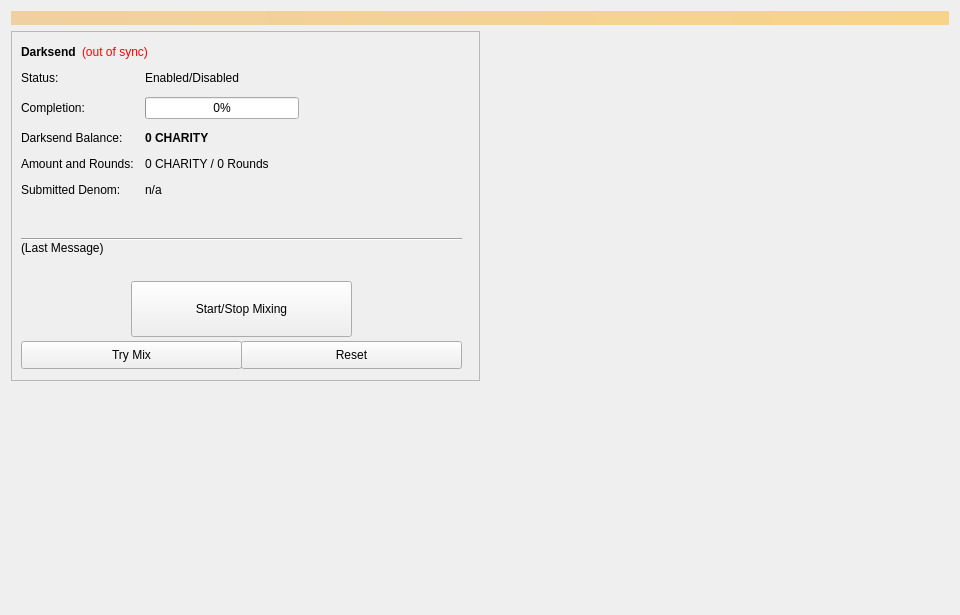
<?xml version="1.0" encoding="UTF-8"?>
<ui version="4.0">
 <class>Coinmix</class>
 <widget class="QWidget" name="Coinmix">
  <property name="geometry">
   <rect>
    <x>0</x>
    <y>0</y>
    <width>960</width>
    <height>615</height>
   </rect>
  </property>
  <property name="minimumSize">
   <size>
    <width>960</width>
    <height>0</height>
   </size>
  </property>
  <property name="windowTitle">
   <string>Form</string>
  </property>
  <layout class="QVBoxLayout" name="topLayout">
   <item>
    <widget class="QLabel" name="labelAlerts">
     <property name="visible">
      <bool>false</bool>
     </property>
     <property name="styleSheet">
      <string notr="true">background-color: qlineargradient(x1: 0, y1: 0, x2: 1, y2: 0, stop:0 #F0D0A0, stop:1 #F8D488); color:#000000;</string>
     </property>
     <property name="wordWrap">
      <bool>true</bool>
     </property>
     <property name="margin">
      <number>3</number>
     </property>
    </widget>
   </item>
   <item>
    <layout class="QHBoxLayout" name="horizontalLayout" stretch="1,1">
     <item>
      <layout class="QVBoxLayout" name="verticalLayout_2">
       <item>
        <widget class="QFrame" name="frameDarksend">
         <property name="minimumSize">
          <size>
           <width>0</width>
           <height>350</height>
          </size>
         </property>
         <property name="layoutDirection">
          <enum>Qt::LeftToRight</enum>
         </property>
         <property name="frameShape">
          <enum>QFrame::StyledPanel</enum>
         </property>
         <property name="frameShadow">
          <enum>QFrame::Raised</enum>
         </property>
         <widget class="QWidget" name="formLayoutWidget">
          <property name="geometry">
           <rect>
            <x>10</x>
            <y>40</y>
            <width>451</width>
            <height>161</height>
           </rect>
          </property>
          <layout class="QFormLayout" name="formLayout">
           <property name="fieldGrowthPolicy">
            <enum>QFormLayout::AllNonFixedFieldsGrow</enum>
           </property>
           <property name="horizontalSpacing">
            <number>11</number>
           </property>
           <property name="verticalSpacing">
            <number>12</number>
           </property>
           <item row="0" column="0">
            <widget class="QLabel" name="label_6">
             <property name="text">
              <string>Status:</string>
             </property>
            </widget>
           </item>
           <item row="1" column="0">
            <widget class="QLabel" name="label_7">
             <property name="text">
              <string>Completion:</string>
             </property>
            </widget>
           </item>
           <item row="1" column="1">
            <widget class="QProgressBar" name="DarksendProgress">
             <property name="maximumSize">
              <size>
               <width>154</width>
               <height>16777215</height>
              </size>
             </property>
             <property name="value">
              <number>0</number>
             </property>
            </widget>
           </item>
           <item row="2" column="0">
            <widget class="QLabel" name="labelAnonymizedText">
             <property name="text">
              <string>Darksend Balance:</string>
             </property>
            </widget>
           </item>
           <item row="2" column="1">
            <widget class="QLabel" name="labelAnonymized">
             <property name="font">
              <font>
               <weight>75</weight>
               <bold>true</bold>
              </font>
             </property>
             <property name="text">
              <string notr="true">0 CHARITY</string>
             </property>
            </widget>
           </item>
           <item row="3" column="0">
            <widget class="QLabel" name="label_8">
             <property name="text">
              <string>Amount and Rounds:</string>
             </property>
            </widget>
           </item>
           <item row="3" column="1">
            <widget class="QLabel" name="labelAmountRounds">
             <property name="text">
              <string>0 CHARITY / 0 Rounds</string>
             </property>
            </widget>
           </item>
           <item row="4" column="0">
            <widget class="QLabel" name="label_9">
             <property name="text">
              <string>Submitted Denom:</string>
             </property>
            </widget>
           </item>
           <item row="4" column="1">
            <widget class="QLabel" name="labelSubmittedDenom">
             <property name="toolTip">
              <string>The denominations you submitted to the Masternode.&lt;br&gt;To mix, other users must submit the exact same denominations.</string>
             </property>
             <property name="text">
              <string>n/a</string>
             </property>
            </widget>
           </item>
           <item row="0" column="1">
            <widget class="QLabel" name="DarksendEnabled">
             <property name="text">
              <string>Enabled/Disabled</string>
             </property>
            </widget>
           </item>
          </layout>
         </widget>
         <widget class="QPushButton" name="runAutoDenom">
          <property name="geometry">
           <rect>
            <x>251</x>
            <y>17</y>
            <width>1</width>
            <height>1</height>
           </rect>
          </property>
          <property name="palette">
           <palette>
            <active>
             <colorrole role="WindowText">
              <brush brushstyle="SolidPattern">
               <color alpha="255">
                <red>0</red>
                <green>0</green>
                <blue>0</blue>
               </color>
              </brush>
             </colorrole>
             <colorrole role="Button">
              <brush brushstyle="SolidPattern">
               <color alpha="255">
                <red>239</red>
                <green>238</green>
                <blue>238</blue>
               </color>
              </brush>
             </colorrole>
             <colorrole role="Light">
              <brush brushstyle="SolidPattern">
               <color alpha="255">
                <red>255</red>
                <green>255</green>
                <blue>255</blue>
               </color>
              </brush>
             </colorrole>
             <colorrole role="Midlight">
              <brush brushstyle="SolidPattern">
               <color alpha="255">
                <red>247</red>
                <green>246</green>
                <blue>246</blue>
               </color>
              </brush>
             </colorrole>
             <colorrole role="Dark">
              <brush brushstyle="SolidPattern">
               <color alpha="255">
                <red>119</red>
                <green>119</green>
                <blue>119</blue>
               </color>
              </brush>
             </colorrole>
             <colorrole role="Mid">
              <brush brushstyle="SolidPattern">
               <color alpha="255">
                <red>159</red>
                <green>159</green>
                <blue>159</blue>
               </color>
              </brush>
             </colorrole>
             <colorrole role="Text">
              <brush brushstyle="SolidPattern">
               <color alpha="255">
                <red>0</red>
                <green>0</green>
                <blue>0</blue>
               </color>
              </brush>
             </colorrole>
             <colorrole role="BrightText">
              <brush brushstyle="SolidPattern">
               <color alpha="255">
                <red>255</red>
                <green>255</green>
                <blue>255</blue>
               </color>
              </brush>
             </colorrole>
             <colorrole role="ButtonText">
              <brush brushstyle="SolidPattern">
               <color alpha="255">
                <red>0</red>
                <green>0</green>
                <blue>0</blue>
               </color>
              </brush>
             </colorrole>
             <colorrole role="Base">
              <brush brushstyle="SolidPattern">
               <color alpha="255">
                <red>255</red>
                <green>255</green>
                <blue>255</blue>
               </color>
              </brush>
             </colorrole>
             <colorrole role="Window">
              <brush brushstyle="SolidPattern">
               <color alpha="255">
                <red>239</red>
                <green>238</green>
                <blue>238</blue>
               </color>
              </brush>
             </colorrole>
             <colorrole role="Shadow">
              <brush brushstyle="SolidPattern">
               <color alpha="255">
                <red>0</red>
                <green>0</green>
                <blue>0</blue>
               </color>
              </brush>
             </colorrole>
             <colorrole role="AlternateBase">
              <brush brushstyle="SolidPattern">
               <color alpha="255">
                <red>247</red>
                <green>246</green>
                <blue>246</blue>
               </color>
              </brush>
             </colorrole>
             <colorrole role="ToolTipBase">
              <brush brushstyle="SolidPattern">
               <color alpha="255">
                <red>255</red>
                <green>255</green>
                <blue>220</blue>
               </color>
              </brush>
             </colorrole>
             <colorrole role="ToolTipText">
              <brush brushstyle="SolidPattern">
               <color alpha="255">
                <red>0</red>
                <green>0</green>
                <blue>0</blue>
               </color>
              </brush>
             </colorrole>
            </active>
            <inactive>
             <colorrole role="WindowText">
              <brush brushstyle="SolidPattern">
               <color alpha="255">
                <red>0</red>
                <green>0</green>
                <blue>0</blue>
               </color>
              </brush>
             </colorrole>
             <colorrole role="Button">
              <brush brushstyle="SolidPattern">
               <color alpha="255">
                <red>239</red>
                <green>238</green>
                <blue>238</blue>
               </color>
              </brush>
             </colorrole>
             <colorrole role="Light">
              <brush brushstyle="SolidPattern">
               <color alpha="255">
                <red>255</red>
                <green>255</green>
                <blue>255</blue>
               </color>
              </brush>
             </colorrole>
             <colorrole role="Midlight">
              <brush brushstyle="SolidPattern">
               <color alpha="255">
                <red>247</red>
                <green>246</green>
                <blue>246</blue>
               </color>
              </brush>
             </colorrole>
             <colorrole role="Dark">
              <brush brushstyle="SolidPattern">
               <color alpha="255">
                <red>119</red>
                <green>119</green>
                <blue>119</blue>
               </color>
              </brush>
             </colorrole>
             <colorrole role="Mid">
              <brush brushstyle="SolidPattern">
               <color alpha="255">
                <red>159</red>
                <green>159</green>
                <blue>159</blue>
               </color>
              </brush>
             </colorrole>
             <colorrole role="Text">
              <brush brushstyle="SolidPattern">
               <color alpha="255">
                <red>0</red>
                <green>0</green>
                <blue>0</blue>
               </color>
              </brush>
             </colorrole>
             <colorrole role="BrightText">
              <brush brushstyle="SolidPattern">
               <color alpha="255">
                <red>255</red>
                <green>255</green>
                <blue>255</blue>
               </color>
              </brush>
             </colorrole>
             <colorrole role="ButtonText">
              <brush brushstyle="SolidPattern">
               <color alpha="255">
                <red>0</red>
                <green>0</green>
                <blue>0</blue>
               </color>
              </brush>
             </colorrole>
             <colorrole role="Base">
              <brush brushstyle="SolidPattern">
               <color alpha="255">
                <red>255</red>
                <green>255</green>
                <blue>255</blue>
               </color>
              </brush>
             </colorrole>
             <colorrole role="Window">
              <brush brushstyle="SolidPattern">
               <color alpha="255">
                <red>239</red>
                <green>238</green>
                <blue>238</blue>
               </color>
              </brush>
             </colorrole>
             <colorrole role="Shadow">
              <brush brushstyle="SolidPattern">
               <color alpha="255">
                <red>0</red>
                <green>0</green>
                <blue>0</blue>
               </color>
              </brush>
             </colorrole>
             <colorrole role="AlternateBase">
              <brush brushstyle="SolidPattern">
               <color alpha="255">
                <red>247</red>
                <green>246</green>
                <blue>246</blue>
               </color>
              </brush>
             </colorrole>
             <colorrole role="ToolTipBase">
              <brush brushstyle="SolidPattern">
               <color alpha="255">
                <red>255</red>
                <green>255</green>
                <blue>220</blue>
               </color>
              </brush>
             </colorrole>
             <colorrole role="ToolTipText">
              <brush brushstyle="SolidPattern">
               <color alpha="255">
                <red>0</red>
                <green>0</green>
                <blue>0</blue>
               </color>
              </brush>
             </colorrole>
            </inactive>
            <disabled>
             <colorrole role="WindowText">
              <brush brushstyle="SolidPattern">
               <color alpha="255">
                <red>119</red>
                <green>119</green>
                <blue>119</blue>
               </color>
              </brush>
             </colorrole>
             <colorrole role="Button">
              <brush brushstyle="SolidPattern">
               <color alpha="255">
                <red>239</red>
                <green>238</green>
                <blue>238</blue>
               </color>
              </brush>
             </colorrole>
             <colorrole role="Light">
              <brush brushstyle="SolidPattern">
               <color alpha="255">
                <red>255</red>
                <green>255</green>
                <blue>255</blue>
               </color>
              </brush>
             </colorrole>
             <colorrole role="Midlight">
              <brush brushstyle="SolidPattern">
               <color alpha="255">
                <red>247</red>
                <green>246</green>
                <blue>246</blue>
               </color>
              </brush>
             </colorrole>
             <colorrole role="Dark">
              <brush brushstyle="SolidPattern">
               <color alpha="255">
                <red>119</red>
                <green>119</green>
                <blue>119</blue>
               </color>
              </brush>
             </colorrole>
             <colorrole role="Mid">
              <brush brushstyle="SolidPattern">
               <color alpha="255">
                <red>159</red>
                <green>159</green>
                <blue>159</blue>
               </color>
              </brush>
             </colorrole>
             <colorrole role="Text">
              <brush brushstyle="SolidPattern">
               <color alpha="255">
                <red>119</red>
                <green>119</green>
                <blue>119</blue>
               </color>
              </brush>
             </colorrole>
             <colorrole role="BrightText">
              <brush brushstyle="SolidPattern">
               <color alpha="255">
                <red>255</red>
                <green>255</green>
                <blue>255</blue>
               </color>
              </brush>
             </colorrole>
             <colorrole role="ButtonText">
              <brush brushstyle="SolidPattern">
               <color alpha="255">
                <red>119</red>
                <green>119</green>
                <blue>119</blue>
               </color>
              </brush>
             </colorrole>
             <colorrole role="Base">
              <brush brushstyle="SolidPattern">
               <color alpha="255">
                <red>239</red>
                <green>238</green>
                <blue>238</blue>
               </color>
              </brush>
             </colorrole>
             <colorrole role="Window">
              <brush brushstyle="SolidPattern">
               <color alpha="255">
                <red>239</red>
                <green>238</green>
                <blue>238</blue>
               </color>
              </brush>
             </colorrole>
             <colorrole role="Shadow">
              <brush brushstyle="SolidPattern">
               <color alpha="255">
                <red>0</red>
                <green>0</green>
                <blue>0</blue>
               </color>
              </brush>
             </colorrole>
             <colorrole role="AlternateBase">
              <brush brushstyle="SolidPattern">
               <color alpha="255">
                <red>239</red>
                <green>238</green>
                <blue>238</blue>
               </color>
              </brush>
             </colorrole>
             <colorrole role="ToolTipBase">
              <brush brushstyle="SolidPattern">
               <color alpha="255">
                <red>255</red>
                <green>255</green>
                <blue>220</blue>
               </color>
              </brush>
             </colorrole>
             <colorrole role="ToolTipText">
              <brush brushstyle="SolidPattern">
               <color alpha="255">
                <red>0</red>
                <green>0</green>
                <blue>0</blue>
               </color>
              </brush>
             </colorrole>
            </disabled>
           </palette>
          </property>
          <property name="focusPolicy">
           <enum>Qt::NoFocus</enum>
          </property>
          <property name="autoFillBackground">
           <bool>true</bool>
          </property>
          <property name="text">
           <string/>
          </property>
          <property name="flat">
           <bool>true</bool>
          </property>
         </widget>
         <widget class="QPushButton" name="toggleDarksend">
          <property name="geometry">
           <rect>
            <x>120</x>
            <y>250</y>
            <width>221</width>
            <height>56</height>
           </rect>
          </property>
          <property name="sizePolicy">
           <sizepolicy hsizetype="MinimumExpanding" vsizetype="Fixed">
            <horstretch>0</horstretch>
            <verstretch>0</verstretch>
           </sizepolicy>
          </property>
          <property name="text">
           <string>Start/Stop Mixing</string>
          </property>
         </widget>
         <widget class="Line" name="lineLastMessage">
          <property name="geometry">
           <rect>
            <x>10</x>
            <y>200</y>
            <width>441</width>
            <height>16</height>
           </rect>
          </property>
          <property name="orientation">
           <enum>Qt::Horizontal</enum>
          </property>
         </widget>
         <widget class="QLabel" name="DarksendStatus">
          <property name="geometry">
           <rect>
            <x>10</x>
            <y>210</y>
            <width>451</width>
            <height>43</height>
           </rect>
          </property>
          <property name="minimumSize">
           <size>
            <width>288</width>
            <height>43</height>
           </size>
          </property>
          <property name="text">
           <string>(Last Message)</string>
          </property>
          <property name="alignment">
           <set>Qt::AlignLeading|Qt::AlignLeft|Qt::AlignTop</set>
          </property>
          <property name="wordWrap">
           <bool>true</bool>
          </property>
         </widget>
         <widget class="QPushButton" name="DarksendAuto">
          <property name="geometry">
           <rect>
            <x>10</x>
            <y>310</y>
            <width>221</width>
            <height>28</height>
           </rect>
          </property>
          <property name="sizePolicy">
           <sizepolicy hsizetype="MinimumExpanding" vsizetype="Fixed">
            <horstretch>0</horstretch>
            <verstretch>0</verstretch>
           </sizepolicy>
          </property>
          <property name="toolTip">
           <string>Try to manually submit a Darksend request.</string>
          </property>
          <property name="text">
           <string>Try Mix</string>
          </property>
         </widget>
         <widget class="QPushButton" name="DarksendReset">
          <property name="geometry">
           <rect>
            <x>230</x>
            <y>310</y>
            <width>221</width>
            <height>28</height>
           </rect>
          </property>
          <property name="sizePolicy">
           <sizepolicy hsizetype="MinimumExpanding" vsizetype="Fixed">
            <horstretch>0</horstretch>
            <verstretch>0</verstretch>
           </sizepolicy>
          </property>
          <property name="toolTip">
           <string>Reset the current status of Darksend (can interrupt Darksend if it's in the process of Mixing, which can cost you money!)</string>
          </property>
          <property name="autoFillBackground">
           <bool>false</bool>
          </property>
          <property name="text">
           <string>Reset</string>
          </property>
         </widget>
         <widget class="QWidget" name="layoutWidget">
          <property name="geometry">
           <rect>
            <x>10</x>
            <y>10</y>
            <width>431</width>
            <height>22</height>
           </rect>
          </property>
          <layout class="QHBoxLayout" name="horizontalLayout_5">
           <item>
            <widget class="QLabel" name="label_2">
             <property name="font">
              <font>
               <weight>75</weight>
               <bold>true</bold>
              </font>
             </property>
             <property name="text">
              <string>Darksend</string>
             </property>
            </widget>
           </item>
           <item>
            <widget class="QLabel" name="labelDarksendSyncStatus">
             <property name="toolTip">
              <string>The displayed information may be out of date. Your wallet automatically synchronizes with the CHARITY network after a connection is established, but this process has not completed yet.</string>
             </property>
             <property name="styleSheet">
              <string notr="true">QLabel { color: red; }</string>
             </property>
             <property name="text">
              <string notr="true">(out of sync)</string>
             </property>
             <property name="alignment">
              <set>Qt::AlignLeading|Qt::AlignLeft|Qt::AlignVCenter</set>
             </property>
            </widget>
           </item>
           <item>
            <spacer name="horizontalSpacer_4">
             <property name="orientation">
              <enum>Qt::Horizontal</enum>
             </property>
             <property name="sizeHint" stdset="0">
              <size>
               <width>40</width>
               <height>20</height>
              </size>
             </property>
            </spacer>
           </item>
          </layout>
         </widget>
        </widget>
       </item>
       <item>
        <spacer name="verticalSpacer">
         <property name="orientation">
          <enum>Qt::Vertical</enum>
         </property>
         <property name="sizeHint" stdset="0">
          <size>
           <width>20</width>
           <height>40</height>
          </size>
         </property>
        </spacer>
       </item>
      </layout>
     </item>
     <item>
      <layout class="QVBoxLayout" name="verticalLayout_3">
       <item>
        <spacer name="verticalSpacer_2">
         <property name="orientation">
          <enum>Qt::Vertical</enum>
         </property>
         <property name="sizeType">
          <enum>QSizePolicy::Expanding</enum>
         </property>
         <property name="sizeHint" stdset="0">
          <size>
           <width>20</width>
           <height>40</height>
          </size>
         </property>
        </spacer>
       </item>
      </layout>
     </item>
    </layout>
   </item>
  </layout>
 </widget>
 <resources/>
 <connections/>
</ui>
